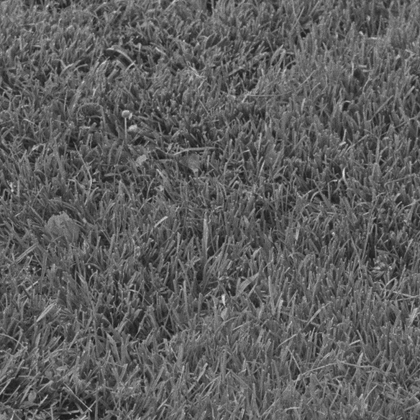
%> input picture analyzed_images/1.tiff, 420 x 420 px, shrunk from 512 x 512 before the run
$ octave main.m   (GNU Octave 9; MATLAB toolbox functions it lacks are replaced by stand-ins)
%> lines starting %> are read from the running program, lines starting %| are printed output that depends on the picture
### Analyze_Compression_Gray.m
function Analyze_Compression_Gray(img, img_name)
    % Compression Ratios (k)
    K = [0.15, 0.05, 0.01]; % Top 15%, 5%, 1%

    f = figure('Name', ['Gray Analysis: ' img_name], 'NumberTitle', 'off');
    f.Position = [50 50 1200 700];

    % 1. Mathematical Insight: Energy Plot (Singular Values)
    [~, S, ~] = svd(double(img));
    s_diag = diag(S);
    energy = cumsum(s_diag) / sum(s_diag);

    subplot(3, 3, [1, 2, 3]); % Span top row
    plot(energy, 'LineWidth', 2, 'Color', '#D95319');
    yline(0.90, '--b', '90% Energy Threshold', 'LineWidth', 1.5);
    title(['\textbf{Singular Value Energy Distribution} (' img_name ')'], 'Interpreter', 'latex', 'FontSize', 12);
    xlabel('k (Singular Value Index)', 'Interpreter', 'latex');
    ylabel('Cumulative Energy \%', 'Interpreter', 'latex');
    grid on; xlim([0, length(s_diag)]); ylim([0, 1.1]);

    % 2. Compression Visuals
    for i = 1:length(K)
        % SVD
        img_svd = compress_img_svd(img, K(i));
        psnr_svd = get_psnr(img, img_svd);

        subplot(3, 3, i + 3);
        imshow(img_svd);
        title({['\textbf{SVD} (k=' num2str(K(i)) ')']; ['PSNR: ' num2str(psnr_svd, '%.1f') ' dB']}, ...
              'Interpreter', 'latex');

        % FFT
        img_fft = compress_img_fft(img, K(i));
        psnr_fft = get_psnr(img, img_fft);

        subplot(3, 3, i + 6);
        imshow(img_fft);
        title({['\textbf{FFT} (k=' num2str(K(i)) ')']; ['PSNR: ' num2str(psnr_fft, '%.1f') ' dB']}, ...
              'Interpreter', 'latex');
    end
end

### compress_img_svd.m
function [compressed_img] = compress_img_svd(img, k)
    [U,S,V] = svd(double(img));
    n = ceil(size(S,2)*k);
    if n < 1, n = 1; end
    S_new = S;
    S_new(:, n+1:end) = 0; % Zero out tail
    compressed_img = uint8(U*S_new*V');
end

% [6 lines left out: function compress_img_svd_colored, not called in this run]

### get_psnr.m
% --- Helper: Calculate PSNR ---
function [psnr_val] = get_psnr(original, processed)
    orig = double(original);
    proc = double(processed);
    [M, N, ~] = size(orig);
    mse = sum((orig(:) - proc(:)).^2) / (M * N);
    if mse > 0
        psnr_val = 10 * log10((255^2) / mse);
    else
        psnr_val = 99; % Perfect match
    end
end

### compress_img_fft.m
function [compressed_img] = compress_img_fft(img, k)
    img_f = fft2(img);
    sorted_vals = sort(abs(img_f(:)), 'descend');
    idx = ceil(k * length(sorted_vals));
    if idx < 1, idx = 1; end
    thr = sorted_vals(idx);

    mask = abs(img_f) >= thr;
    compressed_img = uint8(abs(ifft2(mask .* img_f)));
end

% [6 lines left out: function compress_img_fft_colored, not called in this run]

### main.m
clc;
clear;
close all;

%% 1. Setup and Configuration
comp_images = {'1.tiff', '2.tiff', '3.tiff', '4.tiff', '5.tiff'};
noise_images = {'1.jpeg', '2.jpeg', '3.jpeg', '4.jpeg', '5.jpeg'};

disp('-------------------------------------------------');
disp('Starting Image Analysis Pipeline...');
disp('-------------------------------------------------');

%% 2. Compression Analysis
disp('>> Phase 1: Compression Analysis (SVD vs FFT)');

for i = 1:length(comp_images)
    filename = comp_images{i};

    if ~isfile(filename)
        warning('File %s not found. Skipping.', filename);
        continue;
    end

    fprintf('Processing: %s\n', filename);
    img = imread(filename);
%> img is the input picture: size 420x420 uint8; min 21, max 224, mean 94

    % --- Analysis A: Grayscale (Detailed Metrics & Energy Plot) ---
    if size(img, 3) == 3
        img_gray = rgb2gray(img);
    else
        img_gray = img;
    end

    % Call the enhanced function with Energy Plot and PSNR
    Analyze_Compression_Gray(img_gray, filename);
%> in Analyze_Compression_Gray, `s_diag = diag(S);`: s_diag = 420 values, max 39529.8 at index 1, min 0.23 at index 420, mean 427.3
%> in Analyze_Compression_Gray, `energy = cumsum(s_diag) / sum(s_diag);`: energy = 420 values from 0.22 to 1
%> the loop in Analyze_Compression_Gray, `for i = 1:length(K)` made 3 passes
%> (psnr_svd, thr in compress_img_fft, psnr_fft) on passes 1 to 3: (26.33, 11440.9, 28.15), (22.47, 22201.8, 24.29), (20.72, 41884.9, 21.69)
%> pass 1, in Analyze_Compression_Gray, `img_svd = compress_img_svd(img, K(i));`:
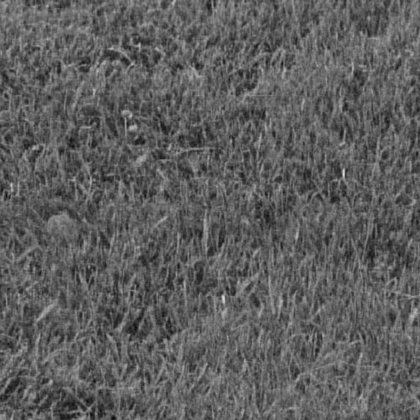
%> img_svd: size 420x420 uint8; min 6, max 222, mean 94
%> pass 1, in compress_img_fft, `mask = abs(img_f) >= thr;`:
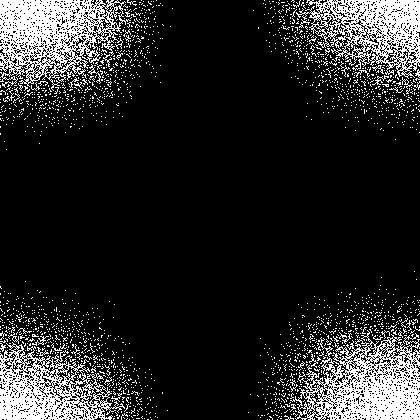
%> mask: size 420x420 logical; 15% white in thin lines or dots
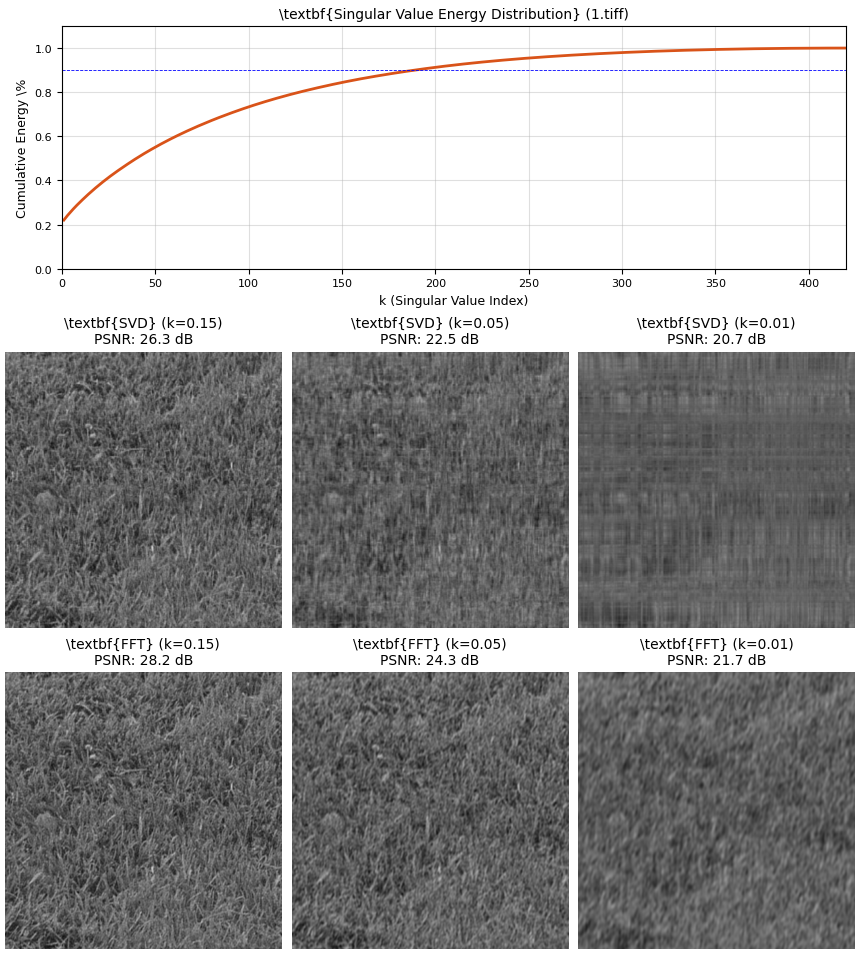
%> figure redrawn from the program's plot data, 7 panels

    % --- Analysis B: Colored (Visual Comparison) ---
    if size(img, 3) == 3
        Analyze_Compression_Color(img, filename);
    end
end
%> pass 2 of the loop `for i = 1:length(comp_images)`:
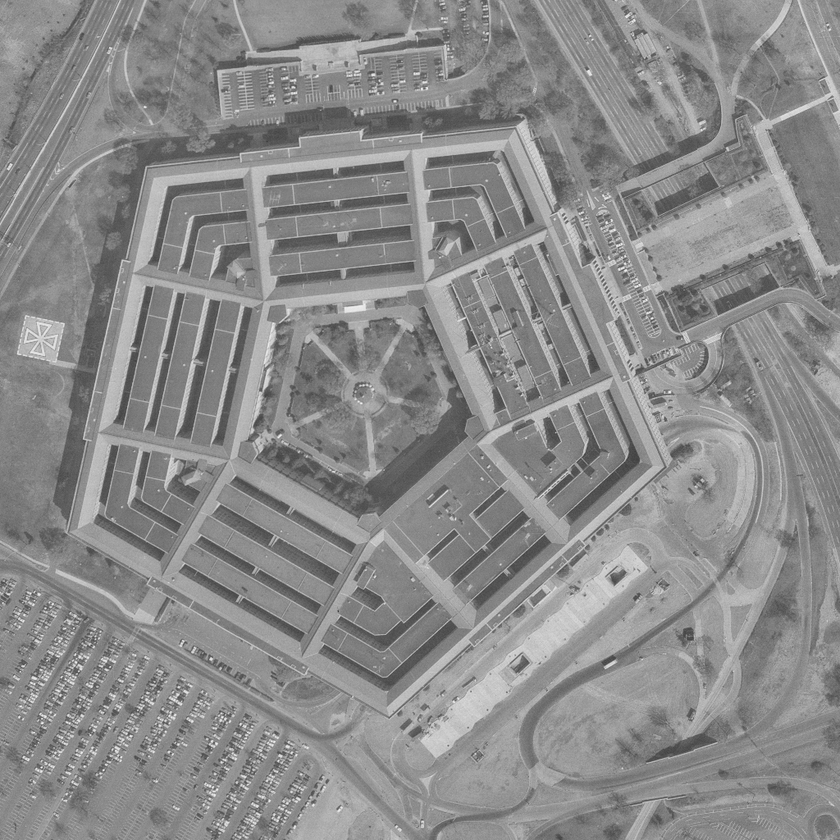
%> input picture analyzed_images/2.tiff, 840 x 840 px, shrunk from 1024 x 1024 before the run
%> img is the input picture: size 840x840 uint8; min 56, max 253, mean 138.5
%> (the run ends here)
